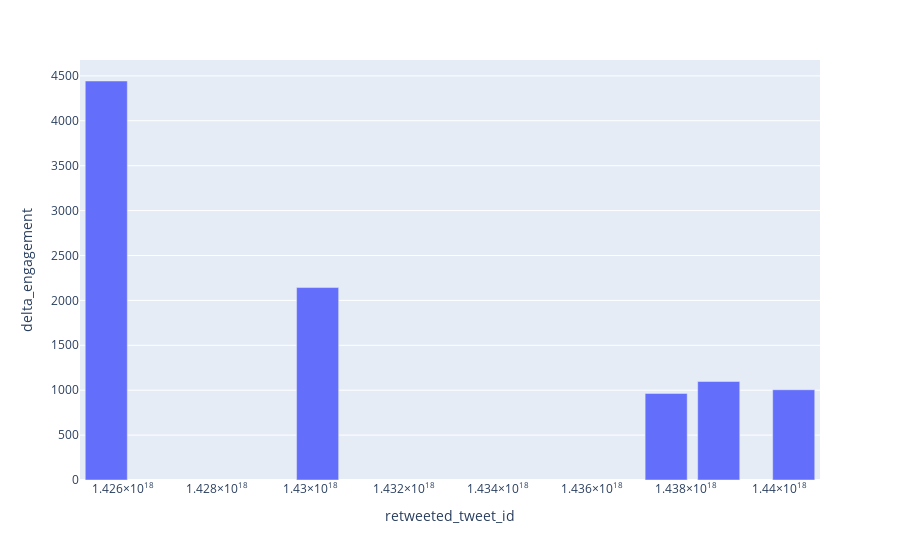

This figure's notebook cell:
### Code cell
t = spike_['delta_engagement']
sub_spike_2 = t.quantile(.98)
print("quantile", sub_spike_2)
sub_spike = spike_[spike_['delta_engagement'] > sub_spike_2]
print("sub_spike.shape", sub_spike.shape)
print(sub_spike.describe())
fig = px.bar(sub_spike, y="delta_engagement")
fig.show()

### Figure 1 — Plotly figure (JSON) as saved in the notebook; plotly's stock layout.template omitted (floating-point values rounded to 4 significant figures)
{"data": [{"alignmentgroup": "True", "hovertemplate": "retweeted_tweet_id=%{x}<br>delta_engagement=%{y}<extra></extra>", "legendgroup": "", "marker": {"color": "#636efa", "pattern": {"shape": ""}}, "name": "", "offsetgroup": "", "orientation": "v", "showlegend": false, "textposition": "auto", "type": "bar", "x": [1425644918920208400, 1430151046886613000, 1437582428579582000, 1438703201415418000, 1440302153449369600], "xaxis": "x", "y": [4443, 2143, 964, 1097, 1005], "yaxis": "y"}], "layout": {"autosize": true, "barmode": "relative", "legend": {"tracegroupgap": 0}, "margin": {"t": 60}, "xaxis": {"anchor": "y", "autorange": true, "domain": [0, 1], "range": [1425084532502290400, 1440862539867287600], "title": {"text": "retweeted_tweet_id"}, "type": "linear"}, "yaxis": {"anchor": "x", "autorange": true, "domain": [0, 1], "range": [0, 4677.0], "title": {"text": "delta_engagement"}, "type": "linear"}}}
